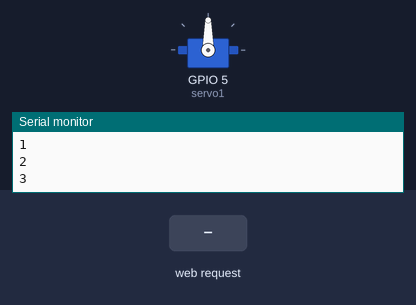
A sketch run on a simulated ESP8266 (NodeMCU). On the bench: servo, the last lines printed to the serial monitor. Inputs (shaded band) come from the test bench.

Above: at 2.8 s.
2.9 s: HTTP request GET /GO received
At 5.5 s:
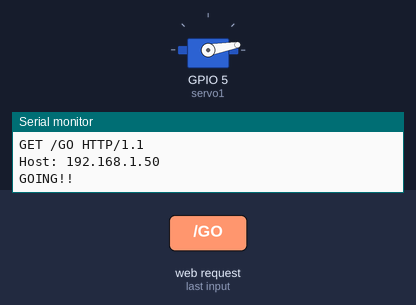
7.5 s: HTTP request GET /STOP received
At 7.76 s:
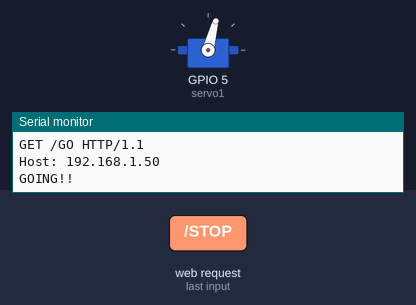
10.7 s: HTTP request GET /DBL received
At 20.0 s:
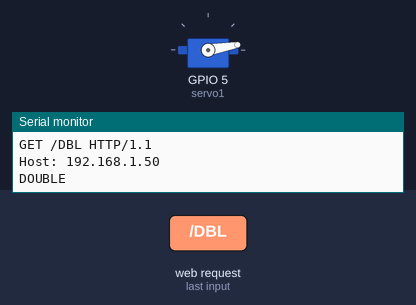
Timing chart, 0 to 20.2 s (numbered marks = the images above; inputs shaded):
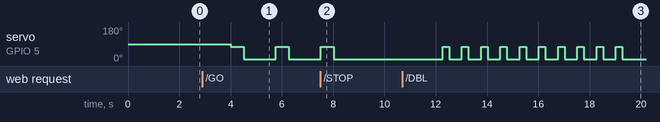

The sketch:

lab3_instrument1.ino
```cpp
#include <Servo.h>
#include <ESP8266WiFi.h>
Servo servo1;
WiFiServer server(80);
const int ANGLE_HI = 75;
const int ANGLE_LO = 10;
const int DELAYS = 250;
bool servo_run;
int count = 0;
bool automated = true;

void setup() {
  servo1.attach(5);
  servo1.write(90);

  WiFi.mode(WIFI_AP);
  WiFi.softAP("Team Fred", "10110111");
  server.begin();
  Serial.begin(115200);
  IPAddress HTTPS_ServerIP = WiFi.softAPIP();
  Serial.println();
  Serial.print("Server IP is: ");
  Serial.println(HTTPS_ServerIP);
  servo_run = false;
}

void loop() {
  WiFiClient client = server.available();
  if(client){automated = false;};
  if(automated && count < 10){
    count++;
    Serial.println(count);
  }
  else if(automated && count == 10){
    servo_run = true;
  }


  if (servo_run) {


    servo1.write(ANGLE_HI);
    delay(DELAYS << 1);
    servo1.write(ANGLE_LO);
    delay(DELAYS);

  }

  String request = client.readString();
  Serial.println(request);
  if (request.indexOf("/GO") != -1) {
    servo_run = true;
    Serial.println("GOING!!");
  }
  else if (request.indexOf("/STOP") != -1) {
    servo_run = false;
    Serial.println("STOPPED");
  }
  else if (request.indexOf("/DBL") != -1) {
    Serial.println("DOUBLE");
    dbl();
  }
  else if (request.indexOf("/HI") != -1) {
    servo_run = false;
    Serial.println("Set HI");
    servo1.write(ANGLE_HI);
  }
  else if (request.indexOf("/LO") != -1) {
    servo_run = false;
    Serial.println("Set LO");
    servo1.write(ANGLE_LO);
  }

  String s = "HTTP/1.1 200 OK\r\n";
  s += "Content-Type: text/html\r\n\r\n";
  s += "<!DOCTYPE HTML>\r\n<html>\r\n";
  s += "<br><input type=\"button\" name=\"b1\" value=\"Servo On\"";
  s += " onclick=\"location.href='192.168.4.1/GO'\">";
  s += "<br><br><br>";
  s += "<br><input type=\"button\" name=\"b1\" value=\"Servo Off\"";
  s += " onclick=\"location.href='192.168.4.1/STOP'\">";
  s += "<br><br><br>";
  s += "<br><input type=\"button\" name=\"b1\" value=\"Servo HI\"";
  s += " onclick=\"location.href='192.168.4.1/HI'\">";
  s += "<br><br><br>";
  s += "<br><input type=\"button\" name=\"b1\" value=\"Servo LO\"";
  s += " onclick=\"location.href='192.168.4.1/LO'\">";
  s += "<br><br><br>";
  s += "<br><input type=\"button\" name=\"b1\" value=\"Servo Double\"";
  s += " onclick=\"location.href='192.168.4.1/DBL'\">";
  s += "</html>\n";
  client.flush();
  client.print(s);

}

void dbl(){
  for(int i = 0; i < 10; i++){
    servo1.write(ANGLE_HI);
    delay(DELAYS);
    servo1.write(ANGLE_LO);
    delay((DELAYS) << 1);
  }
}
```

Measured:
- after the input at 2.9 s, servo on GPIO 5 (servo1): alternates 75° for 0.50 s and 10° for 1.3 s, starting after 1.1 s
- after the input at 7.5 s, servo on GPIO 5 (servo1): goes on until 8.0 s, then stays 10°
- after the input at 10.7 s, servo on GPIO 5 (servo1): alternates 75° for 0.25 s and 10° for 0.50 s, starting after 1.6 s
